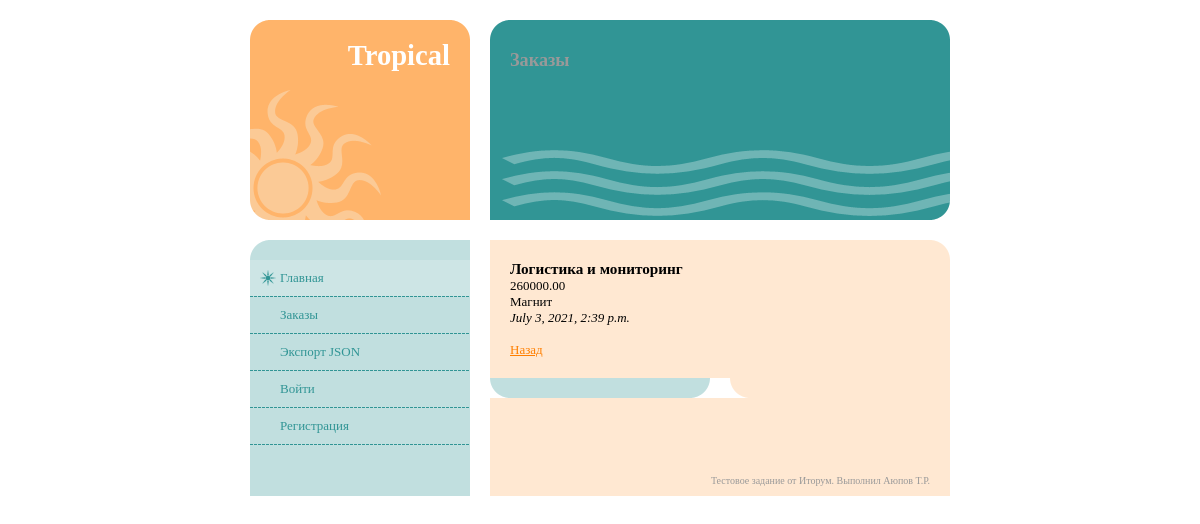
Page /orders/7/ on the committed database.
### orders/models.py (models this page shows, shortened)
class Order(models.Model):
    title = models.CharField(max_length=50)
    date_created = models.DateTimeField(auto_now_add=True)
    customer = models.ForeignKey(Customer, null=True, on_delete=models.CASCADE)
    price = models.DecimalField(max_digits=10, decimal_places=2)

class Customer(models.Model):
    name = models.CharField(max_length=150, null=True, blank=True)
    def __str__(self):
        return self.name

### orders/views.py (the view)
# urls.py: path('<int:pk>/', OrderDetail.as_view(), name='order_detail'),
class OrderDetail(DetailView):
    model = Order

### orders/templates/orders/order_detail.html (shortened to what this page needs)
{% extends 'test_task/index.html' %}
{% load static %}
{% block content %}
    <h3>{{ object.title }}</h3>
    <p>{{ object.price }}</p>
    <p>{{ object.customer }}</p>
    <i>{{ object.date_created }}</i>
<br>
    <br>
<a href="{% url 'order_list' %}" class="default-btn">Назад</a>
{% endblock content %}

### test_task/static/test_task/default.css (style rules this page uses)
* { margin: 0; padding: 0; }
body { margin: 20px 0; background: #FFFFFF; font: normal small Georgia, "Times New Roman", Times, serif; color: #999999; }
a { color: #3366FF; }
#main a { color: #FF7F00; }

### rows in the picture
Order: title "Логистика и мониторинг", price "260000.00", customer "Магнит", date_created "July 3, 2021, 2:39 p.m."
